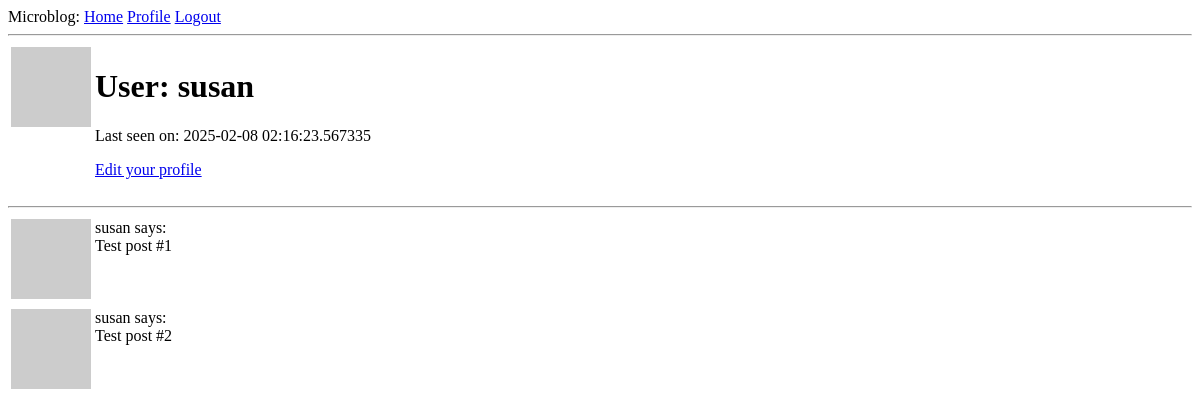
Before: /user/susan (signed in) with the older database file.
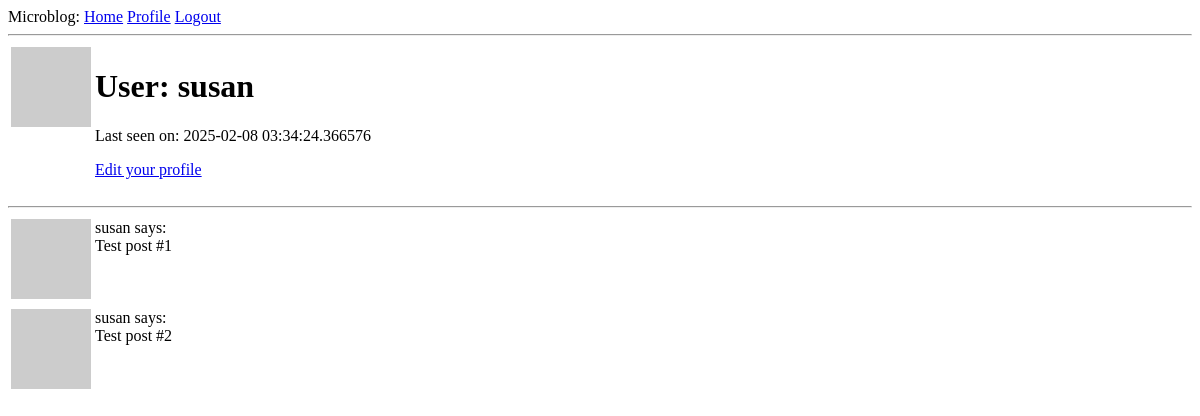
After: the same page with the newer database file.
### app/models.py (models this page shows, shortened)
class User(UserMixin, db.Model):
    id: sqlalchemy.orm.Mapped[int] = sqlalchemy.orm.mapped_column(primary_key=True)
    username: sqlalchemy.orm.Mapped[str] = sqlalchemy.orm.mapped_column(
        sqlalchemy.String(64), index=True, unique=True
    )
    email: sqlalchemy.orm.Mapped[str] = sqlalchemy.orm.mapped_column(
        sqlalchemy.String(120), index=True, unique=True
    )
    password_hash: sqlalchemy.orm.Mapped[Optional[str]] = sqlalchemy.orm.mapped_column(
        sqlalchemy.String(256)
    )
    last_seen: sqlalchemy.orm.Mapped[Optional[datetime]] = sqlalchemy.orm.mapped_column(
        default=lambda: datetime.now(timezone.utc)
    )
    posts: sqlalchemy.orm.WriteOnlyMapped["Post"] = sqlalchemy.orm.relationship(
        back_populates="author"
    )
    about_me: sqlalchemy.orm.Mapped[Optional[str]] = sqlalchemy.orm.mapped_column(
        sqlalchemy.String(140)
    )
    def avatar(self, size):
        digest = md5(self.email.lower().encode("utf-8")).hexdigest()
        return f"https://www.gravatar.com/avatar/{digest}?d=identicon&s={size}"

### app/routes.py (the view)
@app.route("/user/<username>")
@login_required
def user(username):
    user = db.first_or_404(sqlalchemy.select(User).where(User.username == username))
    posts = [
        {"author": user, "body": "Test post #1"},
        {"author": user, "body": "Test post #2"},
    ]
    return render_template("user.html", user=user, posts=posts)

### app/models.py (called while the page is built)
@login.user_loader
def load_user(id):
    return db.session.get(User, int(id))

### app/routes.py (called while the page is built)
@app.before_request
def before_request():
    if current_user.is_authenticated:
        current_user.last_seen = datetime.now(timezone.utc)
        db.session.commit()

### app/templates/user.html (shortened to what this page needs)
{% extends "base.html" %}
{% block content %}
    <table>
        <tr valign="top">
            <td><img src="{{ user.avatar(128) }}"></td>
            <td>
                <h1>User: {{ user.username }}</h1>
                {% if user.last_seen %}<p>Last seen on: {{ user.last_seen }}</p>{% endif %}
                {% if user == current_user %}
                <p><a href="{{ url_for('edit_profile') }}">Edit your profile</a></p>{% endif %}
            </td>
        </tr>
    </table>
    <hr>
    {% for post in posts %}
        {% include '_post.html' %}
    {% endfor %}
{% endblock %}

### app/templates/base.html (shortened to what this page needs)
<!doctype html>
<html>
    <head>
    </head>
    <body>
        <div>Microblog:
            <a href="{{ url_for('index') }}">Home</a>
            {% if current_user.is_anonymous %}
            <a href="{{ url_for('login') }}">Login</a>
            {% else %}
            <a href="{{ url_for('user', username=current_user.username) }}">Profile</a>
            <a href="{{ url_for('logout') }}">Logout</a>
            {% endif %}
        </div>
        <hr>
        {% block content %}{% endblock %}
    </body>
</html>

### app/templates/_post.html
<table>
    <tr valign="top">
        <td><img src="{{ post.author.avatar(36) }}"></td>
        <td>{{ post.author.username }} says:<br>{{ post.body }}</td>
    </tr>
</table>

Changed rows visible on the page:
changed User "susan": last_seen "2025-02-08 02:16:23.567335" → "2025-02-08 03:34:24.366576"
